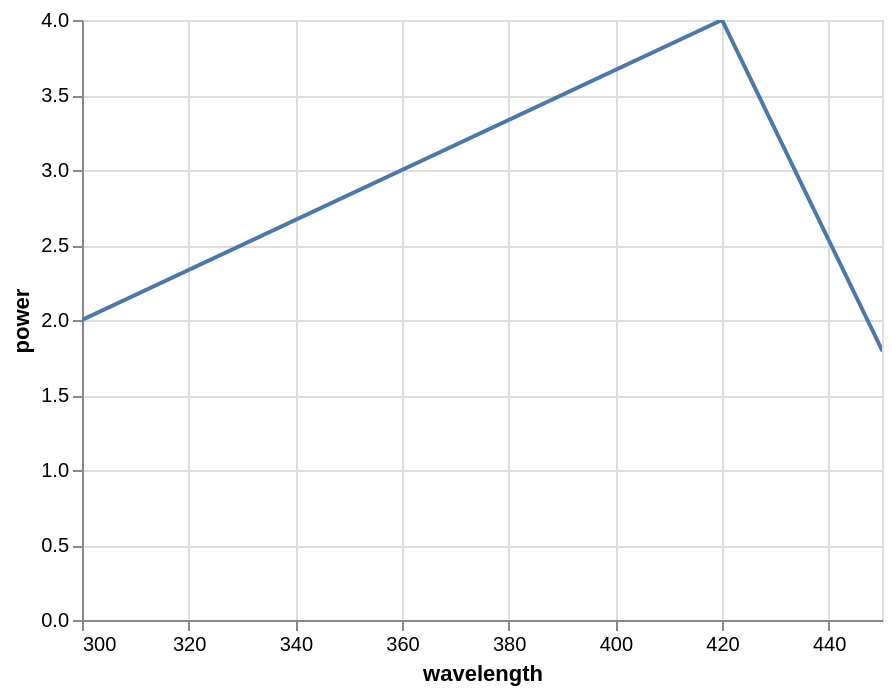

Vega-Lite specification stored for this chart:
### Vega specification from a JSON file in a GitHub repository (floating-point values rounded to 4 significant figures)
{"$schema": "https://vega.github.io/schema/vega/v5.json", "background": "white", "padding": 5, "width": 400, "height": 300, "style": "cell", "data": [{"name": "source_0", "values": [{"wavelength": 250, "power": 1}, {"wavelength": 300, "power": 2}, {"wavelength": 420, "power": 4}, {"wavelength": 450, "power": 1.8}, {"wavelength": 500, "power": 1.1}]}, {"name": "data_0", "source": "source_0", "transform": [{"type": "formula", "expr": "toNumber(datum[\"wavelength\"])", "as": "wavelength"}]}], "marks": [{"name": "marks", "type": "line", "clip": true, "style": ["line"], "sort": {"field": "x"}, "from": {"data": "data_0"}, "encode": {"update": {"stroke": {"value": "#4c78a8"}, "description": {"signal": "\"wavelength: \" + (format(datum[\"wavelength\"], \"\")) + \"; power: \" + (format(datum[\"power\"], \"\"))"}, "x": {"scale": "x", "field": "wavelength"}, "y": {"scale": "y", "field": "power"}, "defined": {"signal": "isValid(datum[\"wavelength\"]) && isFinite(+datum[\"wavelength\"]) && isValid(datum[\"power\"]) && isFinite(+datum[\"power\"])"}}}}], "scales": [{"name": "x", "type": "linear", "domain": [300, 450], "range": [0, {"signal": "width"}], "zero": false}, {"name": "y", "type": "linear", "domain": {"data": "data_0", "field": "power"}, "range": [{"signal": "height"}, 0], "nice": true, "zero": true}], "axes": [{"scale": "x", "orient": "bottom", "gridScale": "y", "grid": true, "tickCount": {"signal": "ceil(width/40)"}, "domain": false, "labels": false, "aria": false, "maxExtent": 0, "minExtent": 0, "ticks": false, "zindex": 0}, {"scale": "y", "orient": "left", "gridScale": "x", "grid": true, "tickCount": {"signal": "ceil(height/40)"}, "domain": false, "labels": false, "aria": false, "maxExtent": 0, "minExtent": 0, "ticks": false, "zindex": 0}, {"scale": "x", "orient": "bottom", "grid": false, "title": "wavelength", "labelFlush": true, "labelOverlap": true, "tickCount": {"signal": "ceil(width/40)"}, "zindex": 0}, {"scale": "y", "orient": "left", "grid": false, "title": "power", "labelOverlap": true, "tickCount": {"signal": "ceil(height/40)"}, "zindex": 0}]}
